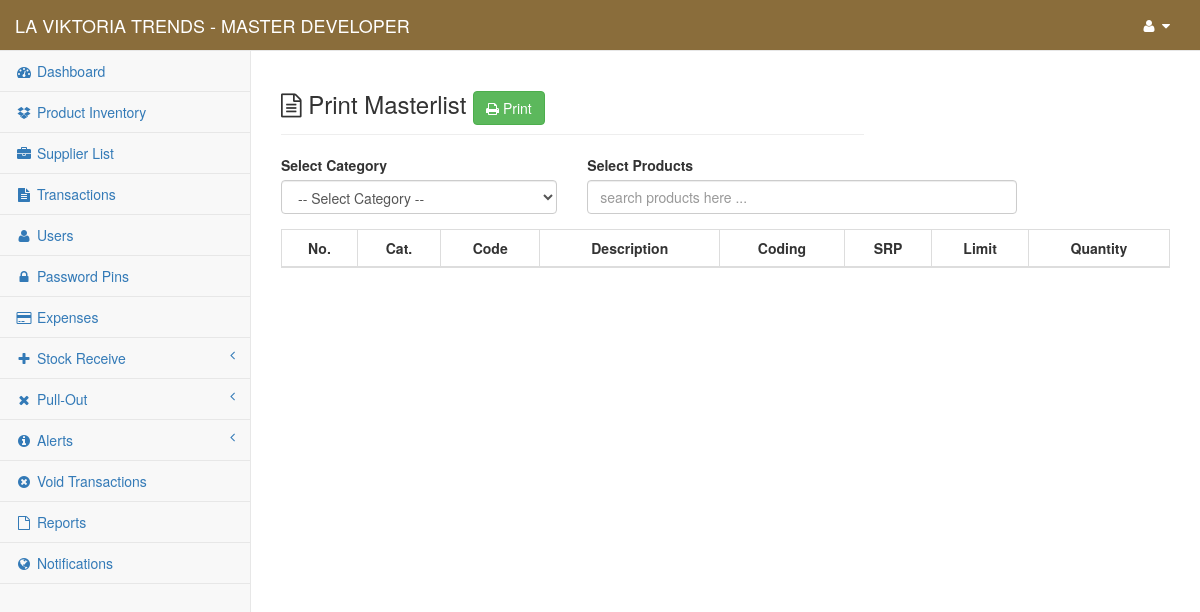
/content/admin/masterlist.php (signed in), run on the app's committed database.
### tables this page shows
CREATE TABLE `gy_my_project` (
  `gy_project` int(1) NOT NULL,
  `gy_project_name` text NOT NULL,
  `gy_project_address` text NOT NULL,
  `gy_system_title` text NOT NULL,
  `gy_year_origin` datetime NOT NULL
);

CREATE TABLE `gy_user` (
  `gy_user_id` int(10) NOT NULL,
  `gy_user_code` varchar(8) NOT NULL,
  `gy_full_name` varchar(255) NOT NULL,
  `gy_username` varchar(50) NOT NULL,
  `gy_password` varchar(100) NOT NULL,
  `gy_user_type` int(5) NOT NULL,
  `gy_user_status` int(1) NOT NULL,
  `gy_branch_id` int(11) NOT NULL
);

### conf/my_project.php (called while the page is built, shortened)
<?php
	include 'conn.php';
	$find_my_data=$link->query("Select * From `gy_my_project` Where `gy_project`='1'");
	$my_project_detail=$find_my_data->fetch_array();
	$my_project_name = $my_project_detail['gy_project_name'];
?>

### content/admin/session.php (called while the page is built, shortened)
<?php
    $user_id = $_SESSION['fus_user_id'];
    $identify_user=$link->query("Select * From `gy_user` Where `gy_user_id`='$user_id'");
    $row=$identify_user->fetch_array();
    $user_info = $row['gy_full_name'];
?>

### content/admin/masterlist.php (the view, shortened to what this page needs)
<?php
    include("../../conf/function.php");
    include("session.php");
    include("../../conf/my_project.php");
    $my_project_header_title = "Print Masterlist";
    $my_dir_value = @$_GET['search_text'];
?>
<!DOCTYPE html>
<html lang="en">
    <?php include 'head.php'; ?>
<body>
    <div id="wrapper">
        <?php include 'nav.php'; ?>
        <div id="page-wrapper">
            <div class="row">
                <div class="col-lg-8">
                    <h3 class="page-header"><i class="fa fa-file-text-o"></i> <?php echo $my_project_header_title; ?> <a href="print_master?cd=<?php echo $my_dir_value; ?>" onclick="window.open(this.href, 'mywin',
'left=20,top=20,width=1366,height=768,toolbar=1,resizable=0'); return false;"><button type="button" class="btn btn-success" title="click to print ..."><i class="fa fa-print"></i> Print</button></a></h3>
                </div>
                <div class="col-lg-4">
                </div>
            </div>
            <div class="row">
                <div class="col-md-12">
                    <div class="row">
                        <form method="post" enctype="multipart/form-data" id="my_form" action="redirect_manager">
                            <div class="col-md-4">
                                <div class="form-group">
                                    <label>Select Category</label>
                                    <select class="form-control" name="my_cat" id="my_cat" required>
                                        <option disabled selected>-- Select Category --</option>
                                    </select>
                                </div>
                            </div>
                        </form>
                        <form method="post" enctype="multipart/form-data" action="redirect_manager">
                            <div class="col-md-6">
                                <div class="form-group">
                                    <label>Select Products</label>
                                    <input type="text" name="search_master" class="form-control" placeholder="search products here ..." autofocus required>
                                </div>
                            </div>
                        </form>
                    </div>
                    <div class="row" style="margin-top: 0px;">
                        <div class="col-md-12">
                            <table class="table table-striped table-bordered table-hover" style="width: 100%; margin-bottom: 20px;">
                                <thead>
                                    <tr>
                                        <th><center>No.</center></th>
                                        <th><center>Cat.</center></th>
                                        <th><center>Code</center></th>
                                        <th><center>Description</center></th>
                                        <th><center>Coding</center></th>
                                        <th><center>SRP</center></th>
                                        <th><center>Limit</center></th>
                                        <th><center>Quantity</center></th>
                                    </tr>
                                </thead>
                            </table>
                        </div>
                    </div>
                </div>
            </div>
        </div>
    </div>
</body>
</html>

### content/admin/nav.php (shortened to what this page needs)
<nav class="navbar navbar-default navbar-static-top" role="navigation" style="margin-bottom: 0; background-color: #8a6d3b; color: #fff;">
    <div class="navbar-header">
        <a class="navbar-brand" href="index"><span style="text-transform: uppercase; color: #fff;"><?php echo $my_project_name; ?> <?php echo $my_project_title; ?> - <?php echo $user_info ?></span></a>
    </div>
    <div class="full-right">
    <ul class="nav navbar-top-links navbar-right">
        <li class="dropdown">
            <a class="dropdown-toggle" data-toggle="dropdown" id="navi" href="#">
                <i class="fa fa-user fa-fw"></i>  <i class="fa fa-caret-down"></i>
            </a>
        </li>
    </ul>
    </div>
        <?php include("side-panel.php"); ?>
</nav>

### content/admin/nav.php (style rules this page uses)
#navi { color: #fff; }

### data on the page
gy_my_project: gy_project_name "LA VIKTORIA TRENDS"
gy_user: gy_full_name "MASTER DEVELOPER"

### other printed values
$my_project_header_title "Print Masterlist"
